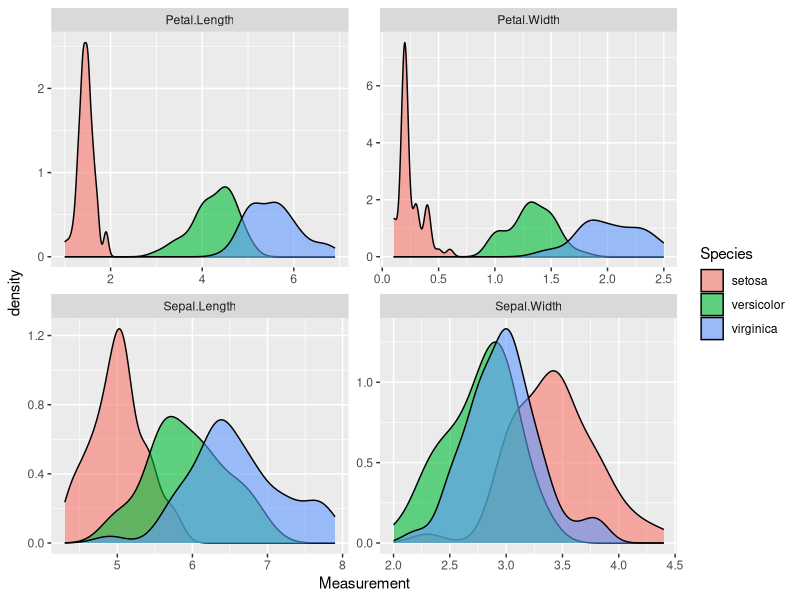

R code for this plot:
## ---- chunk 1
head(iris)
## ---- chunk 2
### Ramki danych wspierają wyłuskiwanie zmiennych za pomocą operatora '$'
### zwracany w takim przypadku jest wektor odpowiadający danej zmiennej.
head(iris$Sepal.Length)

### Kolumny (zmienne) mogą być również wybierane przy pomocy operatora
### dostępu do elementu listy '[['
head(iris[["Species"]])

### Warto zauważyć, że w tym przypadku można przekazywać nazwę zmiennej również
### jako zmienną
varname <- "Species"
head(iris[[varname]])

### Ramki danych, jako że są listami, są iterowalne,
### tj. można po nich przebiec np. pętlą `for`.
### W takim przypadku elementami iteracji są właśnie kolumny
for (i in iris) {
    print(head(i))
}

### Można również łatwo samemu się przekonać, że ramki danych są listami.
### W tym celu można wykorzystać funkcję 'unclass'.
L <- unclass(iris)
L
### Jak widać, jest to rzeczywiście prosta lista wektorów z dodanym atrybutem ('row.names').
### Szczegółowe omówienie funkcji atrybutów zostawimy na kiedy indziej,
### ale w tym momencie wystarczy powiedzieć, że R przewidują możliwość,
### 'dodawania' arbitralnych metadanych do dowolnych obiektów,
### i do tego służą właśnie m.in. atrybuty.

### Dodatkowo instruujące może być pokazanie, jak łatwo można przekształcić otrzymaną listę
### z powrotem w ramkę danych. Wystarczy z przypisać jej odpowiednią klasę.
class(L) <- "data.frame"
head(L)
## ---- chunk 3
### Elementy można wybierać podając indeksy liczbowe
iris[5, 5]

### Jednocześnie zmienne można wybierać po nazwach (przekazując odpowiednie napisy)
iris[5, "Species"]

### Wiersze rówież mogą być indeksowane po nazwach
iris["5", "Species"]
## ---- chunk 4
x  <- c(1, 5, 6)     # indeksy wierszy
y1 <- c(1, 2)        # indeksy kolumn
y2 <- c("Sepal.Length", "Sepal.Width")
iris[x, y1]
iris[x, y2]

# Jeśli chcemy wybrać wszystkie elementy w jedny z wymiarów (wiersz lub kolumny)
# to możemy zostawić dane pole indeksowanie puste.
head(iris[ , "Species"])    # wszystkie rekordy dla zmiennej 'Species'
iris[1:5, ]                 # 5 pierwszych rekordów dla wszystkich zmiennych
## ---- chunk 5
### Wybór wszystkich elementów gatunku setosa oraz zmiennych 'Sepal.Legnth' i 'Sepal.Width'
iris[iris$Species == "setosa", c("Sepal.Length", "Sepal.Width")]

### Wybór wszystkich zmiennych, zaczynających się od 'Sepal'
iris[, grepl("^Sepal\\.", names(iris), perl = TRUE)]
## ---- chunk 6
library(dplyr)  # wczytanie pakietu

### Indeksowanie po numerach wierszy
slice(iris, 1:5)
### Indeksowanie po numerach kolumn
select(iris, 1:2)
### Indeskowanie kolumn po nazwach
select(iris, Sepal.Length, Species)
### Indeksowanie po zakresach nazw
select(iris, Sepal.Length:Petal.Length)
### Wykluczanie kolumn (indeksowanie negatywne)
select(iris, -Species)
## ---- chunk 7
### Wybór kolumn i wierszy

### Podejście niepotokowe
slice(select(iris, Sepal.Length:Sepal.Width), 1:10)

### Podejście potokowe
iris %>% 
    select(Sepal.Length:Sepal.Width) %>%
    slice(1:10)
## ---- chunk 8
### Agregacja: obliczenie średnich i wariancji zmiennej 'Sepal.Legnth' w podziale na gatunki ('Species')

### Podejście naiwne, wykorzystujące tylko najbardziej podstawowe polecenie bazowego R
c(mean(iris[iris$Species == "setosa", "Sepal.Length"]), var(iris[iris$Species == "setosa", "Sepal.Length"]))
c(mean(iris[iris$Species == "virginica", "Sepal.Length"]), var(iris[iris$Species == "virginica", "Sepal.Length"]))
c(mean(iris[iris$Species == "versicolor", "Sepal.Length"]), var(iris[iris$Species == "versicolor", "Sepal.Length"]))

### Podejście wydajniejsze wykorzystujące funkcję 'tapply'
tapply(iris$Sepal.Length, iris$Species, mean)
tapply(iris$Sepal.Length, iris$Species, var)

### Podejeście jeszcze wydajniejsze wykorzystujące 'tapply' z tzw. funckją anonimową
tapply(iris$Sepal.Length, iris$Species, function(x) c(M = mean(x), VAR = var(x)))

### Podejście wykorzystujące wbudowaną funkcję aggregate
aggregate(iris$Sepal.Length, by = list(iris$Species), mean)

### Podejście pakietu dplyr bez przetwarzania potokowego
summarize(group_by(iris, Species), M = mean(Sepal.Length), VAR = var(Sepal.Length))

### Podejście pakietu dplyr z przetwarzaniem potokowym
iris %>%
    group_by(Species) %>%
    summarize(
        M = mean(Sepal.Length),
        VAR = var(Sepal.Length)
    )
## ---- chunk 9
### Pakiet rozszerzonego wsparcia przetwarzania potokowego
library(magrittr)

### Agregacja wszystkich pozostałych zmiennych ilościowych 
### w zakresach jednej zdyskretyzowanej zmiennej ilościowej
iris %>%
    mutate(
        Dyskretna = case_when(
            Sepal.Length <= quantile(Sepal.Length, .25) ~ "Low",
            Sepal.Length >= quantile(Sepal.Length, .75) ~ "High",
            TRUE ~ "Mid"
        )
    ) %>%
    select(-Sepal.Length) %>%
    group_by(Dyskretna) %>%
    summarize_if(is.numeric, mean)

### Estymacja średniej populacyjnej z uwzględnieniem struktury grupowej
### (inverse variance weighting)
iris %>%
    group_by(Species) %>%
    summarize(
        M = mean(Sepal.Length),
        w = 1 / (var(Sepal.Length) / n())
    ) %$%
    { sum(M * w) / sum(w) }
## ---- chunk 10
### Załóżmy, że dysponujemy dodatkowym zbiorem danych określającym (jakościowo)
### w jakiej temperaturze dokonywano pomiarów dla poszczególnych gatunków kwiatów
### w zbiorze iris.
iris_temp <- data.frame(
    Species = c("setosa", "versicolor", "virginica"),
    Temp = c("warm", "medium", "cold")
)
iris_temp

### Left join
left_join(iris, iris_temp, by = "Species") %>%
    slice(c(1:2, 51:52, 101:102))
## ---- chunk 11
iris_tbl <- tbl_df(iris)
print(iris_tbl)

# Szybkie sprawdzenie typów zmiennych można zrobić również tak:
sapply(iris, class)
## ---- chunk 12
### Najbardziej podstawowym przedstawicielem rodziny 'apply' jest funkcja 'lapply'.
### Oczekuje ona obiekty podobnego do listy i dokonaniu określonej operacji na każdym jego elemencie
### zwraca wyniki również w postai listy
lapply(iris, class)

### Funkcja 'sapply' działa tak samo jak 'lapply', ale tam gdzie to możliwe stara się zwrócić
### dane w postaci uproszczonej (np. próbuje zwrócić prosty wektor zamiast listy).
sapply(iris, class)

### Ponadto jest również świetna funkcja 'tapply', która służy do wykonywania operacji
### na podzbiorach pewnej kolekcji (określanych na podstawie innej kolekcji).
### Pozwala ona na łatwe obliczenia w podgrupach.
tapply(iris$Petal.Length, iris$Species, summary)

### Godna uwagi jest również funkcja 'apply', która dostosowana jest do operacji
### na wielowymiarowych tablicach (takich jak ramki danych, macierze czy nawet uogólnione tablice).
### Jest ona w szczególności przydatna do liczenia wartości "po wierszach".
###
### Średnia z Sepal.Length, Sepal.Width, Petal.Length i Petal.Width dla pierwszych 6 obserwacji.
apply(iris[, 1:4], 1, mean) %>%
    head
## ---- chunk 13
library(tidyr)
# Ponownie wykorzystamy pakiet `iris`
# W swojej właściwej postaci jednostką obserwacji jest tu pojedynczy kwiat.
head(iris)

# Możemy sobie jednak wyobrazić sytuację, w której reprezentacja wykorzystująca
# pomiar konkretnej cechy jako jednostkę obserwacji może być właściwsza.
DF <- mutate(iris, id = row_number(Species)) %>%
    gather(Feature, Measurement, Sepal.Length:Petal.Width)
head(DF)    # View(DF)

# Taka reprezentacja jest często przydatna np. przy wizualizowaniu danych,
# gdyż w nowoczesnym podejściu do definiowania wykresów wykorzystuje się
# zazwyczaj tylko jedną zmienną (kolumnę), którą jednak można w dość dowolny
# sposób dzielić na grupy.
# W takim kontekście reprezentacja `długa`, w której poszczególne zmienne
# to kolejne grupy staje się naturalna.
library(ggplot2)
ggplot(DF, aes(x = Measurement, fill = Species)) +
    geom_density(alpha = .6) +
    facet_wrap(~ Feature, scales = "free")


# I tak, jak powiedzieliśmy na początku, powrót od reprezentacji długiej do szerokiej
# nie stanowi żadnego problemu (obie operacje są odwracalne i są swoimi odwrotnościami).
DF2 <- DF %>%
    spread(Feature, Measurement) %>%
    select(-id)
